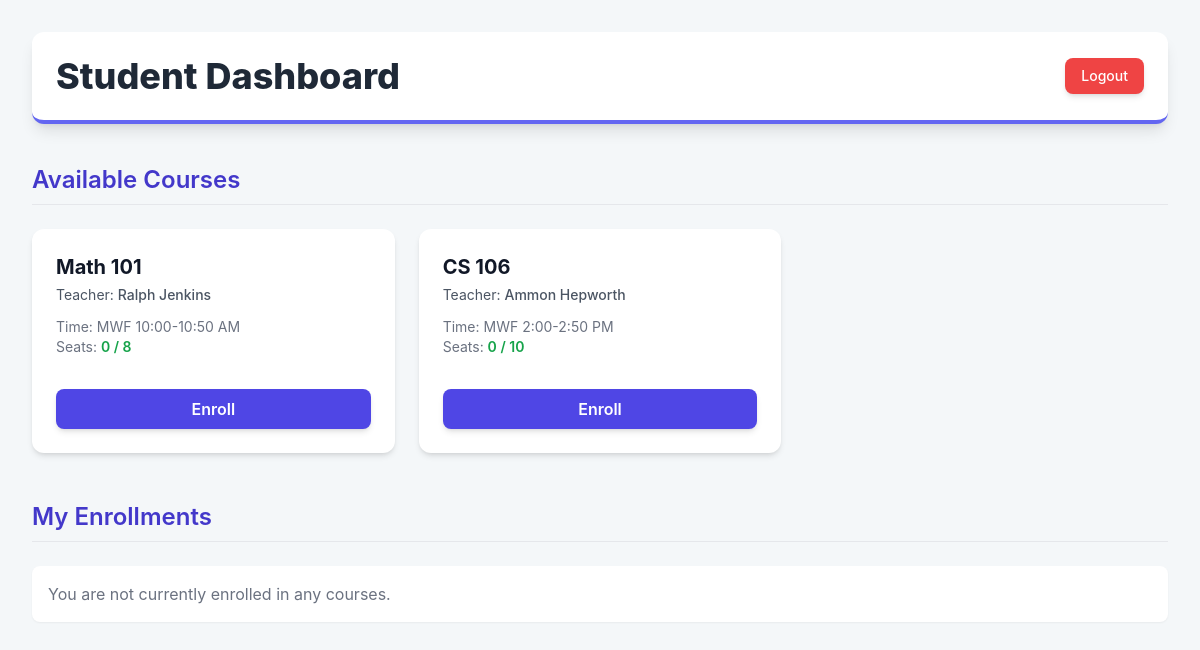
The page /student (signed in) on the database as committed earlier.
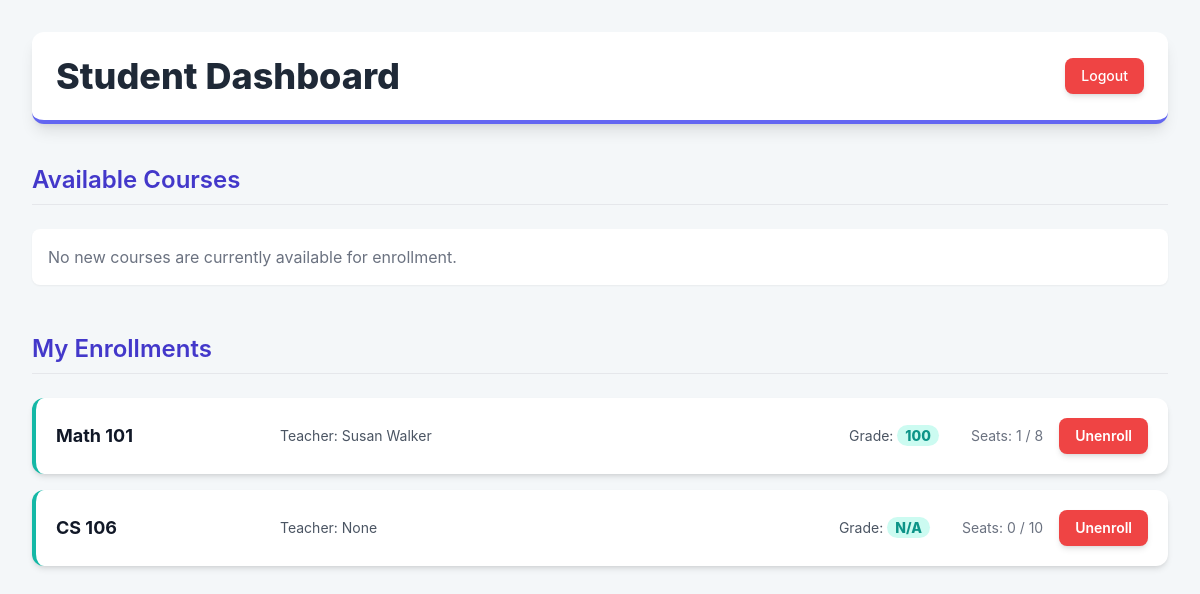
The same page on the database as committed later.
### models.py (models this page shows, shortened)
class Course(db.Model):
    id = db.Column(db.Integer, primary_key=True)
    name = db.Column(db.String(64))
    max_students = db.Column(db.Integer)
    cur_students = db.Column(db.Integer)
    time = db.Column(db.String(32))
    teacher_id = db.Column(db.Integer, db.ForeignKey("user.id"))
    teacher = db.relationship("User", back_populates="courses_taught")
    enrollments = db.relationship("Enrollment", back_populates="course")

class User(db.Model):
    id = db.Column(db.Integer, primary_key=True)
    username = db.Column(db.String(64), unique=True, nullable=False)
    realname = db.Column(db.String(64), unique=False, nullable=False)
    password_hash = db.Column(db.String(128))
    user_type = db.Column(db.String(16))  # student / teacher / admin
    enrollments = db.relationship("Enrollment", back_populates="student")
    courses_taught = db.relationship("Course", back_populates="teacher")

class Enrollment(db.Model):
    id = db.Column(db.Integer, primary_key=True)
    student_id = db.Column(db.Integer, db.ForeignKey("user.id"))
    course_id = db.Column(db.Integer, db.ForeignKey("course.id"))
    grade = db.Column(db.String(4))
    student = db.relationship("User", back_populates="enrollments")
    course = db.relationship("Course", back_populates="enrollments")

### app.py (the view)
@app.route("/student")
def student_dashboard():
    if not g.user or g.user.user_type != "student":
        return redirect("/login")
    courses = Course.query.all()
    my_enrollments = Enrollment.query.filter_by(student_id=g.user.id).all()
    for i in my_enrollments:#remove courses we're in
        courses.remove(Course.query.get(i.course_id))
    return render_template(
        "student_dashboard.html",
        courses=courses,
        my_enrollments=my_enrollments
    )

### app.py (called while the page is built)
@app.before_request
def load_user():
    g.user = None
    if "user_id" in session:
        g.user = User.query.get(session["user_id"])

### templates/student_dashboard.html (shortened to what this page needs)
<!DOCTYPE html>
<html lang="en">
<head>
    <script src="https://cdn.tailwindcss.com"></script>
</head>
<body class="min-h-screen p-8">
<div class="max-w-6xl mx-auto">
    <header class="mb-10 p-6 bg-white rounded-xl shadow-lg border-b-4 border-indigo-500 flex justify-between items-center">
        <h1 class="text-4xl font-extrabold text-gray-800">
            Student Dashboard
        </h1>
        <a href="/logout"
           class="py-2 px-4 text-sm font-medium text-white bg-red-500 rounded-lg shadow-md
                  hover:bg-red-600 transition duration-150 ease-in-out focus:outline-none focus:ring-2
                  focus:ring-red-500 focus:ring-offset-2">
            Logout
        </a>
    </header>
    <section class="mb-12">
        <h2 class="text-2xl font-semibold text-indigo-700 mb-6 border-b pb-2">
            Available Courses
        </h2>
        {% if courses %}
            <div class="grid grid-cols-1 md:grid-cols-2 lg:grid-cols-3 gap-6">
                {% for c in courses %}
                    <div class="bg-white p-6 rounded-xl shadow-md dashboard-card flex flex-col justify-between">
                        <div>
                            <h3 class="text-xl font-bold text-gray-900 mb-1">{{ c.name }}</h3>
                            <p class="text-sm text-gray-600 mb-3">
                                Teacher: <span class="font-medium">{{ c.teacher.realname if c.teacher else "None" }}</span>
                            </p>
                            <p class="text-sm text-gray-500">
                                Time: {{ c.time }}
                            </p>
                            <p class="text-sm text-gray-500 mb-4">
                                Seats: <span class="font-semibold {% if c.cur_students >= c.max_students %}text-red-500{% else %}text-green-600{% endif %}">
                                    {{ c.cur_students }} / {{ c.max_students }}
                                </span>
                            </p>
                        </div>
                        <form method="GET" action="/enroll/{{ c.id }}" class="mt-4">
                            <button type="submit"
                                    class="w-full py-2 px-4 bg-indigo-600 text-white font-semibold rounded-lg shadow-md hover:bg-indigo-700 transition duration-150 ease-in-out focus:outline-none focus:ring-2 focus:ring-indigo-500 focus:ring-offset-2">
                                Enroll
                            </button>
                        </form>
                    </div>
                {% endfor %}
            </div>
        {% else %}
            <p class="text-gray-500 p-4 bg-white rounded-lg shadow-sm">No new courses are currently available for enrollment.</p>
        {% endif %}
    </section>
    <section>
        <h2 class="text-2xl font-semibold text-indigo-700 mb-6 border-b pb-2">
            My Enrollments
        </h2>
        {% if my_enrollments %}
            <div class="space-y-4">
                {% for e in my_enrollments %}
                    <div class="bg-white p-5 rounded-xl shadow-md dashboard-card flex justify-between items-center border-l-4 border-teal-500">
                        <div class="flex flex-col md:flex-row md:items-center space-y-2 md:space-y-0 md:space-x-8 w-full">
                            <h3 class="text-lg font-bold text-gray-900 w-48 truncate">{{ e.course.name }}</h3>
                            <div class="text-sm text-gray-600 flex-grow">
                                <span class="block md:inline-block">Teacher: {{ e.course.teacher.realname if e.course.teacher else "None" }}</span>
                            </div>
                            <div class="text-sm text-gray-600">
                                Grade:
                                <span class="font-extrabold text-teal-600 bg-teal-100 px-2 py-0.5 rounded-full">
                                    {{ e.grade }}
                                </span>
                            </div>
                            <div class="text-sm text-gray-500">
                                Seats: {{ e.course.cur_students }} / {{ e.course.max_students }}
                            </div>
                        </div>
                        <form method="POST" action="/enroll/{{ e.course_id }}" class="ml-4 flex-shrink-0">
                            <button type="submit"
                                    class="py-2 px-4 bg-red-500 text-white text-sm font-semibold rounded-lg shadow-md hover:bg-red-600 transition duration-150 ease-in-out focus:outline-none focus:ring-2 focus:ring-red-500 focus:ring-offset-2">
                                Unenroll
                            </button>
                        </form>
                    </div>
                {% endfor %}
            </div>
        {% else %}
            <p class="text-gray-500 p-4 bg-white rounded-lg shadow-sm">You are not currently enrolled in any courses.</p>
        {% endif %}
    </section>
</div>
</body>
</html>

### templates/student_dashboard.html (style rules this page uses)
body { font-family: 'Inter', sans-serif; background-color: #f4f7f9; }
.dashboard-card { transition: transform 0.2s, box-shadow 0.2s; }

Rows that differ between the two databases and show on the page:
no longer on this page (row edited): Course: name "Math 101", teacher "Ralph Jenkins", time "MWF 10:00-10:50 AM", cur_students "0", max_students "8"
no longer on this page (row edited): Course: name "CS 106", teacher "Ammon Hepworth", time "MWF 2:00-2:50 PM", cur_students "0", max_students "10"
added Enrollment: course.name "Math 101", course.teacher "Susan Walker", grade "100", course.cur_students "1", course.max_students "8"
added Enrollment: course.name "CS 106", course.teacher "None", grade "N/A", course.cur_students "0", course.max_students "10"
Other text that changed with them:
text no longer shown: "You are not currently enrolled in any courses."
text now shown: "No new courses are currently available for enrollment."
